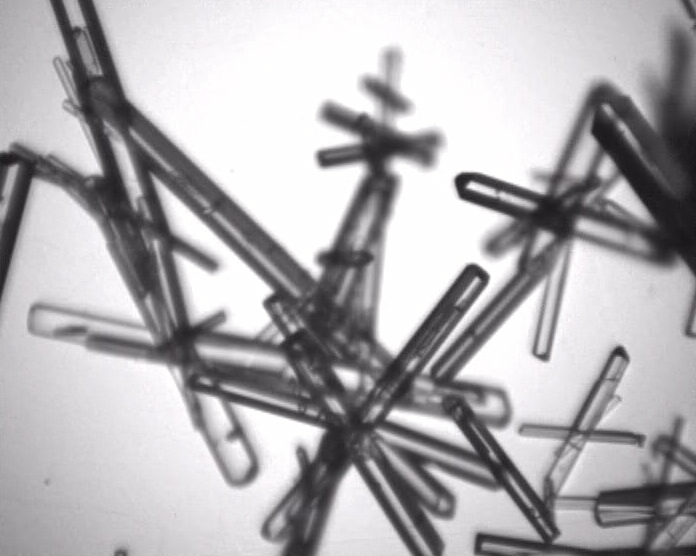
#> input picture TB_IPR/TUT.IMG.hough/matlab/TestPR46.png, 696 x 556 px, found by its file name
$ jupyter execute demo.ipynb   (shell and % lines are left out)
#> lines starting #> are read from the running program, lines starting #| are printed output that depends on the picture; after the words box and inside, x2 and y2 are one past the last pixel; in counts of white or black regions, pixels touching at a corner belong together
[cell 1]
# -*- coding: utf-8 -*-
"""
Hough transform

@author: yann gavet Mines Saint-Etienne
"""

import numpy as np
import cv2
import matplotlib.pyplot as plt
from skimage.feature import peak_local_max

# load the image
img = cv2.imread('TestPR46.png')
#> img is the input picture: shape (556, 696, 3); mean B, G, R 176.8, 175.3, 176.6
plt.figure()
plt.imshow(img)

# perform contours detection
edges = cv2.Canny(img, 100, 200)
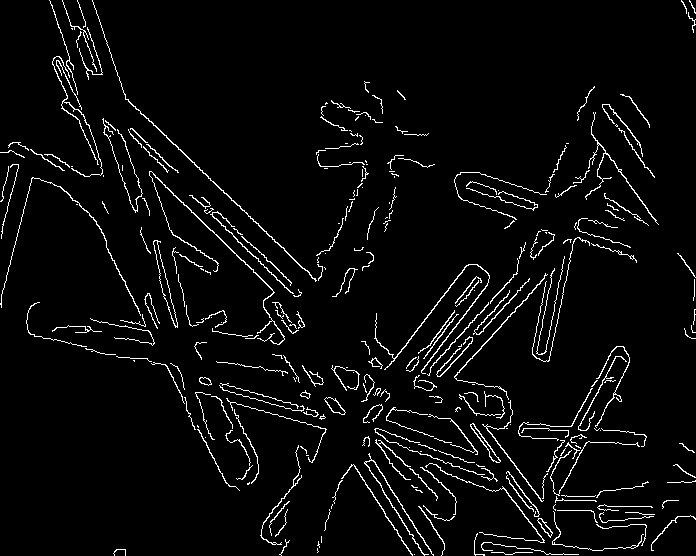
#> edges: shape (556, 696); 4.1% white in thin lines or dots
plt.figure()
plt.imshow(edges)
cv2.imwrite("edges_hough.python.png", edges);

# Hough transform
# size of image
X = img.shape[0]
#> X = 556
Y = img.shape[1]
#> Y = 696

angular_sampling = 0.002  # angles in radians

# initialization of matrix H
rho_max = np.hypot(X, Y)
#> rho_max = 890.8
rho = np.arange(-rho_max, rho_max, 1)
#> rho = 1782 values from -890.8 to 890.2
theta = np.arange(0, np.pi, angular_sampling)
cosTheta = np.cos(theta)
sinTheta = np.sin(theta)
H = np.zeros([rho.size, theta.size])

# Hough transform
# loop on all contour pixels
for i in range(X):
    for j in range(Y):
        if (edges[i, j] != 0):
            R = i*cosTheta + j*sinTheta
            R = np.round(R + rho.size/2).astype(int)
            H[R, range(theta.size)] += 1
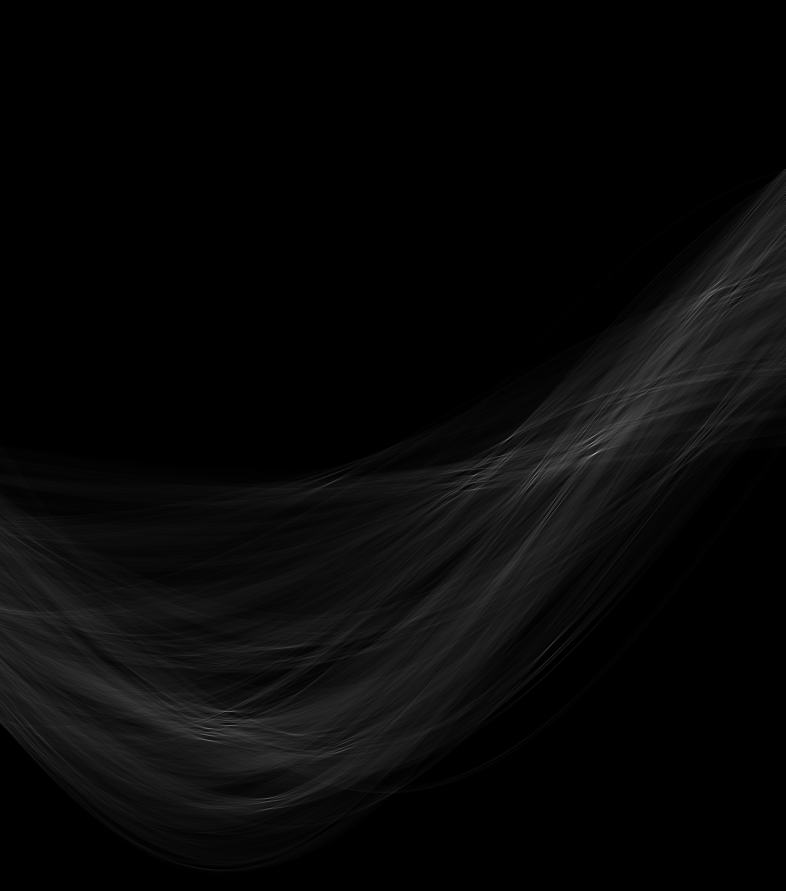
#> H: shape (1782, 1571) float64 (shown at 1/2 size); min 0, max 295, mean 9; drawn with min black and max white

# Maxima detection
G = cv2.GaussianBlur(H, (5, 5), 5)
maxima = peak_local_max(H, 5, threshold_abs=150, num_peaks=5)
plt.figure()
plt.imshow(G)

rho_peaks = rho[maxima[:, 0]]
#> rho_peaks = [16.18, -16.82, -16.82, -0.815, 67.18]
theta_peaks = theta[maxima[:, 1]]
#> theta_peaks = [2.38, 2.37, 2.04, 2.37, 2.14]
plt.scatter(maxima[:, 1], maxima[:, 0], c='r')

plt.savefig("sinogram_hough.python.pdf", bbox_inches='tight', dpi=300);
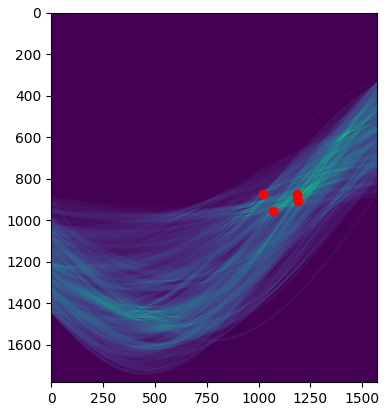
#> figure drawn by matplotlib, 1 panel
plt.show()

# display the results as lines in image
for i_rho, i_theta in maxima:
    #print (rho[i_rho], theta[i_theta])
    a = np.cos(theta[i_theta])
    b = np.sin(theta[i_theta])
    y0 = a*rho[i_rho]
    x0 = b*rho[i_rho]
    y1 = int(y0 + 1000*(-b))
    x1 = int(x0 + 1000*(a))
    y2 = int(y0 - 1000*(-b))
    x2 = int(x0 - 1000*(a))

    cv2.line(img, (x1, y1), (x2, y2), (0, 0, 255), 2)
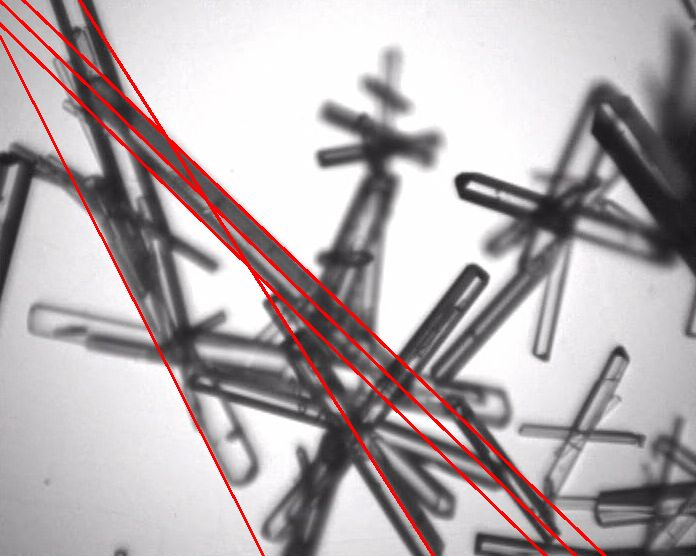
#> img: shape (556, 696, 3); 2.86% of pixels changed, all inside (x1, y1, x2, y2) = (0, 0, 607, 556)

# display in window
plt.imshow(img, cmap=plt.cm.gray);

# write resulting image
cv2.imwrite('cv_hough.png', img)
#> Out = True
